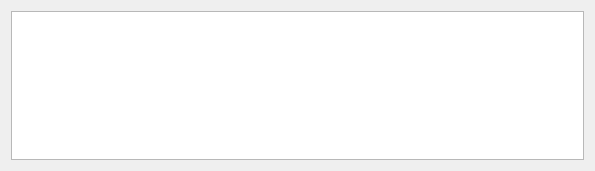
<?xml version="1.0" encoding="UTF-8"?>
<ui version="4.0">
 <class>FormChoice</class>
 <widget class="QWidget" name="FormChoice">
  <property name="geometry">
   <rect>
    <x>0</x>
    <y>0</y>
    <width>595</width>
    <height>171</height>
   </rect>
  </property>
  <property name="windowTitle">
   <string>Выберете нужную строчку</string>
  </property>
  <layout class="QGridLayout" name="gridLayout">
   <item row="0" column="0">
    <widget class="QTableView" name="tableView">
     <attribute name="horizontalHeaderStretchLastSection">
      <bool>true</bool>
     </attribute>
     <attribute name="verticalHeaderStretchLastSection">
      <bool>true</bool>
     </attribute>
    </widget>
   </item>
  </layout>
 </widget>
 <resources/>
 <connections/>
</ui>
